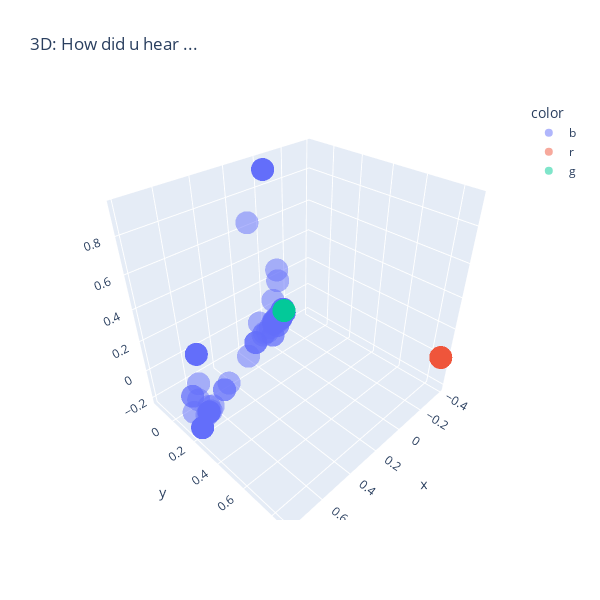

The code cell stored with this chart in its notebook:
### Code cell
fig = px.scatter_3d(df_tidy3d, x='x',y='y',z='z', opacity = .5, color='color', title= "3D: How did u hear ...", hover_data = 'label', width=600, height=600)
fig.show()

### Figure 1 — Plotly figure (JSON) as saved in the notebook; plotly's stock layout.template omitted (floating-point values rounded to 4 significant figures; data arrays with more than 128 entries replaced by an {"elided": "..."} marker saying what was removed)
{"data": [{"customdata": {"elided": "300x1 str values"}, "hovertemplate": "color=b<br>x=%{x}<br>y=%{y}<br>z=%{z}<br>label=%{customdata[0]}<extra></extra>", "legendgroup": "b", "marker": {"color": "#636efa", "opacity": 0.5, "symbol": "circle"}, "mode": "markers", "name": "b", "scene": "scene", "showlegend": true, "type": "scatter3d", "x": {"elided": "300 float values"}, "y": {"elided": "300 float values"}, "z": {"elided": "300 float values"}}, {"customdata": [["__no_comment__"], ["__no_comment__"], ["__no_comment__"], ["__no_comment__"], ["__no_comment__"], ["__no_comment__"], ["__no_comment__"], ["__no_comment__"], ["__no_comment__"], ["__no_comment__"], ["__no_comment__"], ["__no_comment__"], ["__no_comment__"], ["__no_comment__"], ["__no_comment__"], ["__no_comment__"], ["__no_comment__"], ["__no_comment__"], ["__no_comment__"], ["__no_comment__"], ["__no_comment__"]], "hovertemplate": "color=r<br>x=%{x}<br>y=%{y}<br>z=%{z}<br>label=%{customdata[0]}<extra></extra>", "legendgroup": "r", "marker": {"color": "#EF553B", "opacity": 0.5, "symbol": "circle"}, "mode": "markers", "name": "r", "scene": "scene", "showlegend": true, "type": "scatter3d", "x": [-0.3836, -0.3836, -0.3836, -0.3836, -0.3836, -0.3836, -0.3836, -0.3836, -0.3836, -0.3836, -0.3836, -0.3836, -0.3836, -0.3836, -0.3836, -0.3836, -0.3836, -0.3836, -0.3836, -0.3836, -0.3836], "y": [0.871, 0.871, 0.871, 0.871, 0.871, 0.871, 0.871, 0.871, 0.871, 0.871, 0.871, 0.871, 0.871, 0.871, 0.871, 0.871, 0.871, 0.871, 0.871, 0.871, 0.871], "z": [0.006092, 0.006092, 0.006092, 0.006092, 0.006092, 0.006092, 0.006092, 0.006092, 0.006092, 0.006092, 0.006092, 0.006092, 0.006092, 0.006092, 0.006092, 0.006092, 0.006092, 0.006092, 0.006092, 0.006092, 0.006092]}, {"customdata": [["telephone pole flyer \nN/A"], ["Flyer"], ["Flyer"], ["flyer"], ["Flyer on Burke / 45th St."]], "hovertemplate": "color=g<br>x=%{x}<br>y=%{y}<br>z=%{z}<br>label=%{customdata[0]}<extra></extra>", "legendgroup": "g", "marker": {"color": "#00cc96", "opacity": 0.5, "symbol": "circle"}, "mode": "markers", "name": "g", "scene": "scene", "showlegend": true, "type": "scatter3d", "x": [-0.09519, -0.09519, -0.09519, -0.09519, -0.09519], "y": [-0.08381, -0.08381, -0.08381, -0.08381, -0.08381], "z": [-0.01038, -0.01038, -0.01038, -0.01038, -0.01038]}], "layout": {"height": 600, "legend": {"title": {"text": "color"}, "tracegroupgap": 0}, "scene": {"domain": {"x": [0, 1], "y": [0, 1]}, "xaxis": {"title": {"text": "x"}}, "yaxis": {"title": {"text": "y"}}, "zaxis": {"title": {"text": "z"}}}, "title": {"text": "3D: How did u hear ..."}, "width": 600}}
